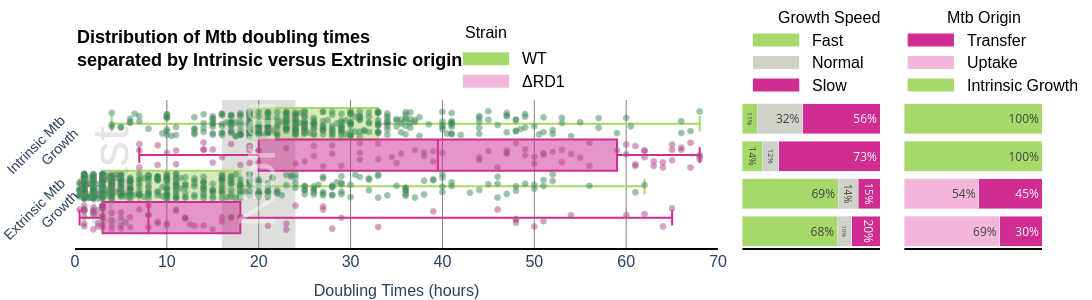

Here is the notebook cell this chart was saved with:
### Code cell
# Adjust y-positions for better separation
positions = {
    ('Intrinsic Mtb Growth', 'WT'): 3,
    ('Intrinsic Mtb Growth', 'RD1'): 2,
    ('Extrinsic Mtb Growth', 'WT'): 1,
    ('Extrinsic Mtb Growth', 'RD1'): 0
}

fig = make_subplots(rows=1, cols=3, column_widths=[0.7, 0.15, 0.15], horizontal_spacing=0.025)

# Main plot with adjusted positions
for growth in ['Intrinsic Mtb Growth', 'Extrinsic Mtb Growth']:
    for strain in subset_df['Strain'].unique():
        data = subset_df[(subset_df['Growth'] == growth) & (subset_df['Strain'] == strain)]
        y_pos = positions[(growth, strain)]
        
        # Box plot
        fig.add_trace(
            go.Box(
                x=data['Doubling Times'],
                y=[y_pos] * len(data),
                name=f"{growth} - {strain}",
                marker_color=expanded_piyg[1] if strain == 'WT' else expanded_piyg[-1],
                showlegend=False,
                orientation='h',
                boxpoints=False, width = 1
            ), row=1, col=1
        )
        
        # Strip plot with jitter
        jitter = np.random.uniform(-0.4, 0.4, len(data))
        fig.add_trace(
            go.Scatter(
                x=data['Doubling Times'],
                y=[y_pos + j for j in jitter],
                mode='markers',
                customdata=data['Video Link'],
                hoverinfo="text",
                text=[
                    f"<b>Doubling Time:</b> {x:.2f}<br><b>Phenotype:</b> {growth}<br><b>Strain:</b> {strain}<br>"
                    for x in data['Doubling Times']],
                marker=dict(
                    color=expanded_piyg[0] if strain == 'WT' else expanded_piyg[-1],
                    size=6,
                    opacity=0.5,
                    line=dict(color='gray', width=1)
                ),
                showlegend=False
            ), row=1, col=1
        )

# Update layout with new y-axis settings
fig.update_layout(
    yaxis=dict(
        ticktext=['Extrinsic Mtb<br>Growth', 'Intrinsic Mtb<br>Growth', ],#'ΔRD1', 'WT'],
        tickvals=[0.75,2.75],
        tickmode='array', tickangle=360-45, 
        tickfont=dict(size=14, family='Helvetica'),
        title_font=dict(size=14, family='Helvetica'),
    )
)
bin_start, bin_end = bins[1], bins[2]
fig.add_vrect(
    x0=bin_start, x1=bin_end,
    fillcolor=expanded_piyg[3],
    opacity=0.7,
    layer='below',
    line_width=0,
    row=1, col=1
)

# First proportion plot (Growth Speed)
growth_speed_data = subset_df.groupby(['Growth', 'Strain', 'Growth Category']).size().unstack(fill_value=0)
growth_speed_pcts = growth_speed_data.div(growth_speed_data.sum(axis=1), axis=0)

for i, ((growth, strain), row) in enumerate(growth_speed_pcts.iterrows()):  # Unpacking multi-index
    for j, (category, color) in enumerate(zip(['Fast', 'Normal', 'Slow'], 
                                              [expanded_piyg[1], expanded_piyg[3], expanded_piyg[5]])):
        percentage = row[category]  # Extract the percentage value

        if percentage > 0:
            fig.add_trace(
                go.Bar(
                    x=[percentage],  # Keep the bar size proportional
                    y=[i],  # Position in y-axis
                    orientation='h',
                    marker_color=color,
                    name=category,
                    text=[f"{int(percentage * 100)}%"],  # Display percentage inside the bar
                    textposition='inside',
                    hoverinfo="text",
                    hovertext=[f"<b>Strain:</b> {strain}<br><b>Category:</b> {category}<br><b>Percentage:</b> {round(percentage * 100, 2)}%"],  # Proper hover text
                    showlegend=(i == 0)  # Only show legend once per category
                ), row=1, col=2
            )

for i, (growth, strain) in enumerate([
    ('Extrinsic Mtb Growth', 'WT'), 
    ('Extrinsic Mtb Growth', 'RD1'),
    ('Intrinsic Mtb Growth', 'WT'),
    ('Intrinsic Mtb Growth', 'RD1'),
]):
    if growth == 'Intrinsic Mtb Growth':
        fig.add_trace(
            go.Bar(
                x=[1.0],
                y=[i],
                orientation='h',
                marker_color=expanded_piyg[1] if strain == 'WT' else expanded_piyg[1],
                name="Intrinsic Growth",
                text=['100%'],  # Keeps text inside bars
                textposition='inside',
                hoverinfo="text",
                hovertext=[f"<b>Strain:</b> {strain}<br><b>Origin:</b> Intrinsic Growth<br><b>Percentage:</b> 100%"],  # Hover text
                showlegend=False
            ), row=1, col=3
        )
    else:
        data = extrinsic_proportions.loc[strain]  # Extract data from table
        fig.add_trace(
            go.Bar(
                x=[data['Transfer']],
                y=[i],
                orientation='h',
                marker_color=expanded_piyg[-2],
                name="Transfer",
                showlegend=(i == 0),
                text=[f"{int(data['Transfer'] * 100)}%"],  # Display inside bar
                textposition='inside',
                hoverinfo="text",
                hovertext=[f"<b>Strain:</b> {strain}<br><b>Origin:</b> Transfer<br><b>Percentage:</b> {round(data['Transfer'] * 100, 2)}%"]
            ), row=1, col=3
        )
        fig.add_trace(
            go.Bar(
                x=[data['Uptake']],
                y=[i],
                orientation='h',
                marker_color=expanded_piyg[-1],
                name="Uptake",
                showlegend=(i == 0),
                text=[f"{int(data['Uptake'] * 100)}%"],
                textposition='inside',
                hoverinfo="text",
                hovertext=[f"<b>Strain:</b> {strain}<br><b>Origin:</b> Uptake<br><b>Percentage:</b> {round(data['Uptake'] * 100, 2)}%"]
            ), row=1, col=3
        )


# Update axes for proportion plots
fig.update_xaxes(range=[0, 1], showticklabels=False, row=1, col=2)
fig.update_xaxes(range=[0, 1], showticklabels=False, row=1, col=3)
fig.update_yaxes(range=[0, 1], showticklabels=False, row=1, col=2)
fig.update_yaxes(range=[0, 1], showticklabels=False, row=1, col=3)



# Remove all existing legends
fig.update_traces(showlegend=False)

# Add legend annotations above second plot (Growth Speed)
for i, (category, color) in enumerate(zip(['Fast', 'Normal', 'Slow'], 
                        [expanded_piyg[1], expanded_piyg[3], expanded_piyg[5]])):
    fig.add_shape(
        type="rect",
        x0=0.7, x1=0.75,
        y0=1.35 - (i*0.15), y1=1.45 - (i*0.15),
        xref="paper", yref="paper",
        fillcolor=color,
        line_color="white",
    )
    fig.add_annotation(
        x=0.76, y=1.4 - (i*0.15),
        text=category,
        xref="paper", yref="paper",
        showarrow=False,
        font=font_settings,
        xanchor='left',  # 'left', 'center', or 'right'
        yanchor='middle'  # 'top', 'middle', or 'bottom'
    )

# Add legend annotations above third plot (Transfer/Uptake)
colors = [expanded_piyg[-1], expanded_piyg[-2], expanded_piyg[1]]
for i, label in enumerate(['Transfer', 'Uptake', 'Intrinsic Growth']):
    fig.add_shape(
        type="rect",
        x0=0.86, x1=0.91,
        y0=1.35 - (i*0.15), y1=1.45 - (i*0.15),
        xref="paper", yref="paper",
        fillcolor=colors[i],
        line_color="white",
    )
    fig.add_annotation(
        x=0.92, y=1.4 - (i*0.15),
        text=label,
        xref="paper", yref="paper",
        showarrow=False,
        font=font_settings,
        xanchor='left',  # 'left', 'center', or 'right'
        yanchor='middle'  # 'top', 'middle', or 'bottom'
    )
# Add titles above legends
fig.add_annotation(
   x=0.725, y=1.55,
   text="Growth Speed",
   xref="paper", yref="paper",
   showarrow=False,
    font=font_settings,
   xanchor='left',
   yanchor='middle'
)

fig.add_annotation(
   x=0.9, y=1.55,
   text="Mtb Origin",
   xref="paper", yref="paper",
   showarrow=False,
    font=font_settings,
   xanchor='left',
   yanchor='middle'  
)

# fig.add_annotation(
#    x=0.8, y=-0.2,
#    text="Growth Phenotype<br>Proportions",
#    xref="paper", yref="paper",
#    showarrow=False,
#         font=font_settings,
#    xanchor='left',
#    yanchor='middle'  
# )



# Add vertical text labels within each category region
fig.add_annotation(x=bins[0] + 0.5, y=-0.4, text='Fast', font=dict(family='Helvetica', size=52, color='gray', ), opacity=0.2, 
                  xanchor='left', yanchor='bottom', showarrow=False, textangle=-90, row=1, col=1)
fig.add_annotation(x=bins[1] + 0.5, y=-0.4, text='Normal', font=dict(family='Helvetica', size=52, color='white'), opacity=0.4, 
                  xanchor='left', yanchor='bottom', showarrow=False, textangle=-90, row=1, col=1)
fig.add_annotation(x=70 + 0.5, y=-0.4, text='Slow', font=dict(family='Helvetica', size=52, color='gray'), opacity=0.2, 
                  xanchor='right', yanchor='bottom', showarrow=False, textangle=-90, row=1, col=1)
# Add legend for strains
colors = [expanded_piyg[1], expanded_piyg[-2]]  # WT and RD1 colors
for i, (label, color) in enumerate(zip(['WT', 'ΔRD1'], colors)):
   fig.add_shape(
       type="rect",
       x0=0.4, x1=0.45,
       y0=1.225 - (i*0.15), y1=1.325 - (i*0.15),
       xref="paper", yref="paper",
       fillcolor=color,
       line_color="white",
   )
   fig.add_annotation(
       x=0.46, y=1.275 - (i*0.15),
       text=label,
       xref="paper", yref="paper",
       showarrow=False,
        font=font_settings,
       xanchor='left',
       yanchor='middle'
   )
fig.add_annotation(
   x=0.425, y=1.45,
   text="Strain",
   xref="paper", yref="paper",
   showarrow=False,
        font=font_settings,
   xanchor='center',
   yanchor='middle'
    )
fig.add_annotation(
   x=0.0, y=1.5,
   text="<b>Distribution of Mtb doubling times<br>separated by Intrinsic versus Extrinsic origin</br>",
   xref="paper", yref="paper",
   showarrow=False,
   font=dict(
       family='Helvetica, Arial, sans-serif',
       size=18, 
       color='black'
   ),
   align='left'
)


# Add horizontal lines
for col, x_range in [(2, (0, 1)),(3, (0, 1))]:
    fig.add_shape(
        type='line',
        x0=x_range[0], x1=x_range[1],
        y0=-0.5, y1=-0.5,
        line=dict(color='black', width=4),
        row=1, col=col
    )
# Add horizontal lines
for col, x_range in [(1, (-2, 72))]:
    fig.add_shape(
        type='line',
        x0=x_range[0], x1=x_range[1],
        y0=-1, y1=-1,
        line=dict(color='black', width=2),
        row=1, col=col
    )


fig.update_xaxes(
   showgrid=True,
   gridwidth=1,
   gridcolor='grey',
   row=1, col=1,
    title_text="Doubling Times (hours)", 
    title_font=dict(size=16, family="Helvetica"),
    tickfont=dict(size=16, family="Helvetica"),  # Change x-tick font and size
    tickmode="linear",  # Ensure evenly spaced ticks
    tick0=0,  # Start at 0
    dtick=10,  # Interval of 10
    range=[0, 70],  # Ensure range covers 0 to 70
)

# Update layout for proper stacking
fig.update_layout(
    barmode='stack',
    width=1200,  # Increase width
    height=300,  # Increase height
    margin=dict(l=0, r=50, t=100, b=50),  # Adjust margins for better spacing    yaxis1=dict(range=[-0.5, 3.5]),
    yaxis2=dict(range=[-0.5, 3.5]),
    yaxis3=dict(range=[-0.5, 3.5]),
    plot_bgcolor='white',
   paper_bgcolor='white'
)

fig.show()

boxplot=fig
